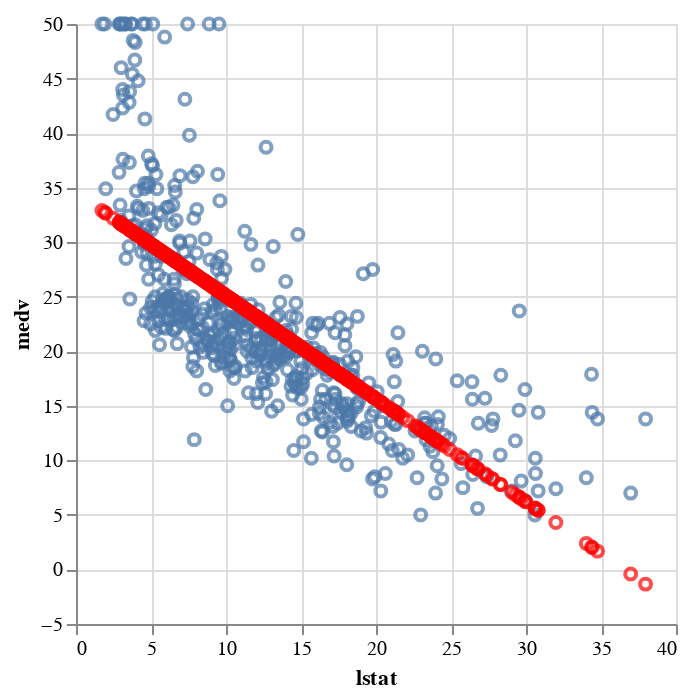

Write notebook code for a chart like this one.
### Code cell
alt.Chart(df_).mark_point().encode(x=col1, y=col2) + alt.Chart(df_predicted).mark_point(color="red").encode(
    x=col1,
    y=col2,
)

### Figure 1 — Vega-Lite specification as saved in the notebook (floating-point values rounded to 4 significant figures; data arrays with more than 128 entries replaced by an {"elided": "..."} marker saying what was removed)
{"config": {"view": {"continuousWidth": 300, "continuousHeight": 300}}, "layer": [{"data": {"name": "data-b3db00d54f98731cbcb04819a09c72a9"}, "mark": {"type": "point"}, "encoding": {"x": {"field": "lstat", "type": "quantitative"}, "y": {"field": "medv", "type": "quantitative"}}}, {"data": {"name": "data-bb927d9cc8e27b3c399e04022101ccd2"}, "mark": {"type": "point", "color": "red"}, "encoding": {"x": {"field": "lstat", "type": "quantitative"}, "y": {"field": "medv", "type": "quantitative"}}}], "$schema": "https://vega.github.io/schema/vega-lite/v5.20.1.json", "datasets": {"data-b3db00d54f98731cbcb04819a09c72a9": {"elided": "506 records"}, "data-bb927d9cc8e27b3c399e04022101ccd2": {"elided": "506 records"}}}
